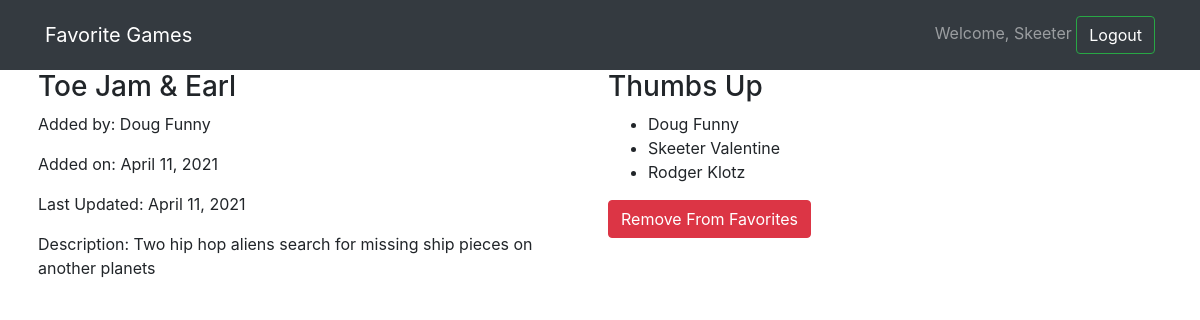
The page /games/1 (signed in) on the database its author committed.
### gamerz_chat_app/models.py (models this page shows)
class User(models.Model):
    first_name = models.CharField(max_length=255)
    last_name = models.CharField(max_length=255)
    email = models.EmailField(max_length=255)
    password = models.CharField(max_length=255)
    created_at = models.DateField(auto_now_add=True)
    updated_at = models.DateField(auto_now=True)
    objects = UserManager()

class Game(models.Model):
    title = models.CharField(max_length=255)
    description = models.CharField(max_length=255)
    creator = models.ForeignKey(User, related_name="has_created_games", on_delete=models.CASCADE)
    favorited_by = models.ManyToManyField(User, related_name="favorited_games")
    created_at = models.DateField(auto_now_add=True)
    updated_at = models.DateField(auto_now=True)
    objects = GameManager()

### gamerz_chat_app/views.py (the view)
# urls.py: path("games/<int:game_id>", views.show_one),
def show_one(request, game_id):
    context = {
        'game': Game.objects.get(id=game_id),
        'current_user': User.objects.get(id=request.session['user_id'])
    }
    return render(request, "games/show_one.html", context)

### gamerz_chat_app/templates/games/show_one.html (shortened to what this page needs)
<!DOCTYPE html>
<html lang="en">
<head>
    <link rel="stylesheet" href="https://stackpath.bootstrapcdn.com/bootstrap/4.3.1/css/bootstrap.min.css"
>
</head>
<body>
    <nav class="navbar navbar-expand-lg navbar-dark bg-dark">
        <div class="container">
            <a class="navbar-brand" href="/games">Favorite Games</a>
            <div class="collapse navbar-collapse" id="navbarText">
                <span class="navbar-text">
                    Welcome, {{request.session.greeting}} <a href="/logout" role="button"
                        class="btn btn-outline-success">Logout</a>
                </span>
            </div>
        </div>
    </nav>
    <div class="container">
        <div class="row">
            <div class="col-6 px-2">
                <h3>{{game.title}}</h3>
                <p>Added by: {{game.creator.first_name}} {{game.creator.last_name}}</p>
                <p>Added on: {{game.created_at}}</p>
                <p>Last Updated: {{game.updated_at}}</p>
                {% if game.creator.id != request.session.user_id %}
                <p>Description: {{game.description}}</p>
                {% endif %}
            </div>
            <div class="col-6 px-2">
                <h3>Thumbs Up</h3>
                <ul>
                    {% for fav in game.favorited_by.all %}
                    <li>{{fav.first_name}} {{fav.last_name}}</li>
                    {% endfor %}
                </ul>
                {% if current_user in game.favorited_by.all %}
                <a href="/unfavorite/{{game.id}}" role="button" class="btn btn-danger">Remove From Favorites</a>
                {% else %}
                <a href="/favorite/{{game.id}}" role="button" class="btn btn-warning">Add to Favorites</a>
                {% endif %}
            </div>
        </div>
    </div>
</body>
</html>

### rows shown on the page
User: session.greeting "Skeeter", first_name "Skeeter", last_name "Valentine"
Game: title "Toe Jam & Earl", creator.first_name "Doug", creator.last_name "Funny", created_at "April 11, 2021", updated_at "April 11, 2021", description "Two hip hop aliens search for missing ship pieces on another planets"
User: first_name "Doug", last_name "Funny"
User: first_name "Rodger", last_name "Klotz"
